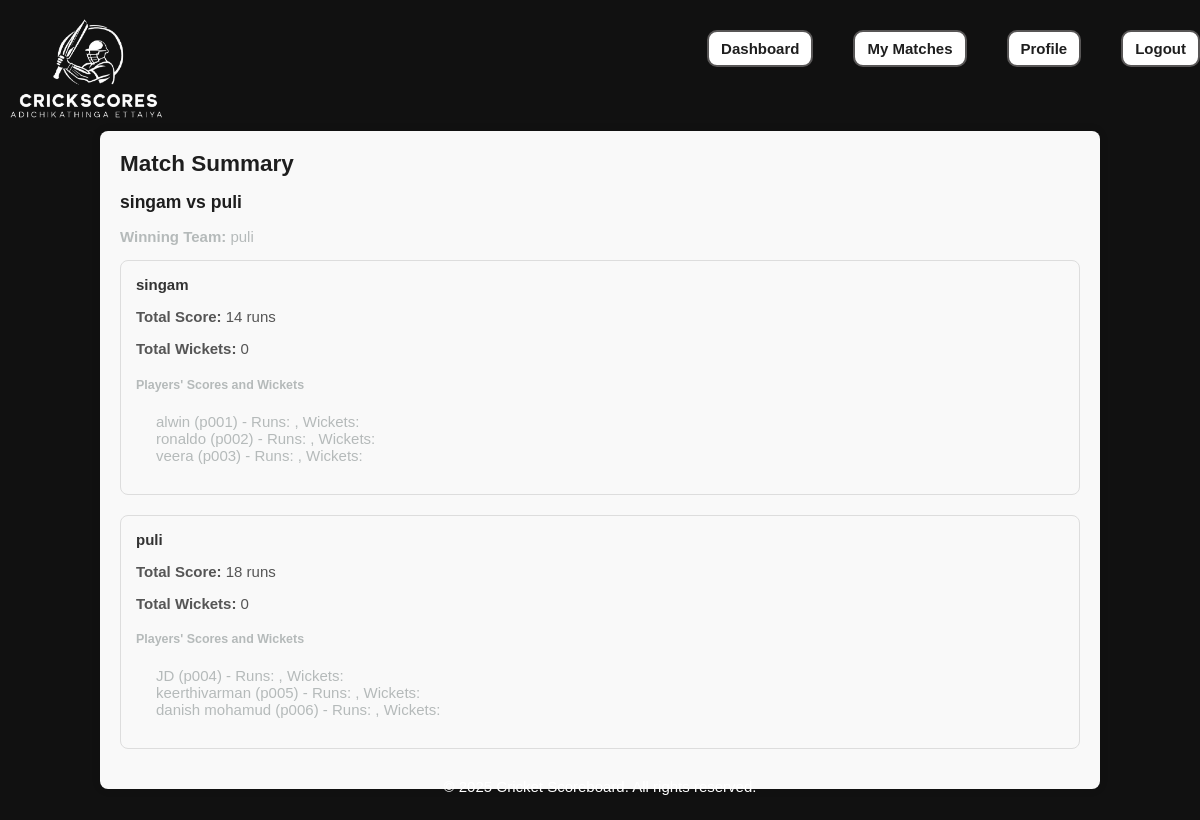
Screenshot of /match_summary.php?match_id=1 (signed in) with the database file from the repository.
### tables this page shows
CREATE TABLE `matches` (
  `match_id` int(11) NOT NULL,
  `team1_name` varchar(255) NOT NULL,
  `team2_name` varchar(255) NOT NULL,
  `team1_players` text,
  `team2_players` text,
  `overs` int(11) NOT NULL,
  `wickets_allowed` int(11) NOT NULL,
  `toss_winner_team` varchar(255) DEFAULT NULL,
  `batting_team` varchar(255) DEFAULT NULL,
  `bowling_team` varchar(255) DEFAULT NULL,
  `match_date` timestamp NOT NULL DEFAULT CURRENT_TIMESTAMP
);

### functions.php (called while the page is built, shortened)
<?php
function getPlayerName($conn, $playerId) {
    $sql = "SELECT name FROM users WHERE player_id = ?";
    $stmt = $conn->prepare($sql);
    $stmt->bind_param("s", $playerId);
    $stmt->execute();
    $result = $stmt->get_result();
    if ($result->num_rows > 0) {
        $row = $result->fetch_assoc();
        return $row['name'];
    } else {
        return null;
    }
}
function getMatchDetails($conn, $matchId) {
    $sql = "SELECT * FROM matches WHERE match_id = ?";
    $stmt = $conn->prepare($sql);
    $stmt->bind_param("i", $matchId);
    $stmt->execute();
    $result = $stmt->get_result();
    if ($result->num_rows > 0) {
        return $result->fetch_assoc();
    } else {
        return null;
    }
}
?>

### match_summary.php (the view, shortened to what this page needs)
<?php
include_once '../includes/header.php';
$match_id = $_GET['match_id'];
$match_details = getMatchDetails($conn, $match_id);
$team1_players_ids = explode(',', $match_details['team1_players']);
$team2_players_ids = explode(',', $match_details['team2_players']);
function getPlayerStats($conn, $match_id, $playerId, $innings_table) {
    $sql = "SELECT SUM(score) AS total_score, SUM(wicket) AS total_wickets FROM $innings_table WHERE match_id = ? AND batting_player_id = ?";
    $stmt = $conn->prepare($sql);
    $stmt->bind_param("is", $match_id, $playerId);
    $stmt->execute();
    $result = $stmt->get_result();
    $stats = $result->fetch_assoc();
    return $stats ? $stats : ['total_score' => 0, 'total_wickets' => 0];
}
$team1_total_score = 0;
$team1_total_wickets = 0;
$team2_total_score = 0;
$team2_total_wickets = 0;
$sql_team1_summary = "SELECT SUM(score) AS total_score, SUM(wicket) AS total_wickets FROM innings1_scores WHERE match_id = ?";
$stmt_team1_summary = $conn->prepare($sql_team1_summary);
$stmt_team1_summary->bind_param("i", $match_id);
$stmt_team1_summary->execute();
$result_team1_summary = $stmt_team1_summary->get_result();
if ($result_team1_summary->num_rows > 0) {
    $row_team1_summary = $result_team1_summary->fetch_assoc();
    $team1_total_score = $row_team1_summary['total_score'] ?? 0;
    $team1_total_wickets = $row_team1_summary['total_wickets'] ?? 0;
}
$sql_team2_summary = "SELECT SUM(score) AS total_score, SUM(wicket) AS total_wickets FROM innings2_scores WHERE match_id = ?";
$stmt_team2_summary = $conn->prepare($sql_team2_summary);
$stmt_team2_summary->bind_param("i", $match_id);
$stmt_team2_summary->execute();
$result_team2_summary = $stmt_team2_summary->get_result();
if ($result_team2_summary->num_rows > 0) {
    $row_team2_summary = $result_team2_summary->fetch_assoc();
    $team2_total_score = $row_team2_summary['total_score'] ?? 0;
    $team2_total_wickets = $row_team2_summary['total_wickets'] ?? 0;
}
$winning_team = '';
if ($team1_total_score > $team2_total_score) {
    $winning_team = $match_details['team1_name'];
} else if ($team2_total_score > $team1_total_score) {
    $winning_team = $match_details['team2_name'];
} else {
    $winning_team = "Match Tied";
}
?>
<div class="main-wrapper">
<div class="container match-summary-container">
    <h2>Match Summary</h2>
    <h3><?php echo htmlspecialchars($match_details['team1_name']); ?> vs <?php echo htmlspecialchars($match_details['team2_name']); ?></h3>
    <?php if ($winning_team != "Match Tied"): ?>
        <p><strong>Winning Team:</strong> <?php echo htmlspecialchars($winning_team); ?></p>
    <?php else: ?>
        <p><strong>Match Result:</strong> Tied</p>
    <?php endif; ?>
    <div class="team-summary">
        <h4><?php echo htmlspecialchars($match_details['team1_name']); ?></h4>
        <p><strong>Total Score:</strong> <?php echo htmlspecialchars($team1_total_score); ?> runs</p>
        <p><strong>Total Wickets:</strong> <?php echo htmlspecialchars($team1_total_wickets); ?></p>
        <h5>Players' Scores and Wickets</h5>
        <ul>
            <?php foreach ($team1_players_ids as $player_id): ?>
                <li>
                    <?php $player_stats = getPlayerStats($conn, $match_id, $player_id, 'innings1_scores'); ?>
                    <?php echo htmlspecialchars(getPlayerName($conn, $player_id)); ?> (<?php echo htmlspecialchars($player_id); ?>) - Runs: <?php echo htmlspecialchars($player_stats['total_score']); ?>, Wickets: <?php echo htmlspecialchars($player_stats['total_wickets']); ?>
                </li>
            <?php endforeach; ?>
        </ul>
    </div>
    <div class="team-summary">
        <h4><?php echo htmlspecialchars($match_details['team2_name']); ?></h4>
        <p><strong>Total Score:</strong> <?php echo htmlspecialchars($team2_total_score); ?> runs</p>
        <p><strong>Total Wickets:</strong> <?php echo htmlspecialchars($team2_total_wickets); ?></p>
        <h5>Players' Scores and Wickets</h5>
        <ul>
            <?php foreach ($team2_players_ids as $player_id): ?>
                <li>
                    <?php $player_stats = getPlayerStats($conn, $match_id, $player_id, 'innings2_scores'); ?>
                    <?php echo htmlspecialchars(getPlayerName($conn, $player_id)); ?> (<?php echo htmlspecialchars($player_id); ?>) - Runs: <?php echo htmlspecialchars($player_stats['total_score']); ?>, Wickets: <?php echo htmlspecialchars($player_stats['total_wickets']); ?>
                </li>
            <?php endforeach; ?>
        </ul>
    </div>
</div>
</div>
<?php include_once '../includes/footer.php'; ?>

### style.css (style rules this page uses)
body { font-family: Arial, sans-serif; margin: 0; padding: 0; background-color: #000000ee; color: #333; justify-content: center; align-items: center; color: hsl(180, 4%, 72%); padding-top: 80px; }
.main-wrapper { min-height: calc(100vh - 80px); display: flex; justify-content: center; align-items: center; padding-top: 20px; }
body, button, input { font-family: 'Red Hat Display', sans-serif; font-size: 0.938rem; }
h1, h2, h3 { color: #000000e1; font-weight: 700; }
ul { list-style: none; }
.container { margin: 0 auto; }
.container { width: 80%; margin: 20px auto; padding: 20px; background-color: rgb(243, 243, 243); border-radius: 8px; box-shadow: 0 0 10px rgba(0, 0, 0, 0.1); }
.match-summary-container { background-color: #f9f9f9; padding: 20px; border-radius: 8px; }
.match-summary-container h2, .match-summary-container h3 { margin-top: 0; margin-bottom: 15px; }
.team-summary { margin-bottom: 20px; padding: 15px; border: 1px solid #ddd; border-radius: 8px; }
.team-summary h4 { margin-top: 0; margin-bottom: 10px; color: #333; }
.team-summary p { margin-bottom: 8px; color: #555; }
.team-summary ul { list-style: none; padding-left: 20px; }

### rows the page displays
matches: team1_name "singam", team2_name "puli", team1_players "p001", team1_players "p002", team1_players "p003", team2_players "p004", team2_players "p005", team2_players "p006"

### other values shown
$team1_total_score "14"
$team1_total_wickets "0"
getPlayerName($conn, $player_id) "alwin"
getPlayerName($conn, $player_id) "ronaldo"
getPlayerName($conn, $player_id) "veera"
$team2_total_score "18"
$team2_total_wickets "0"
getPlayerName($conn, $player_id) "JD"
getPlayerName($conn, $player_id) "keerthivarman"
getPlayerName($conn, $player_id) "danish mohamud"
